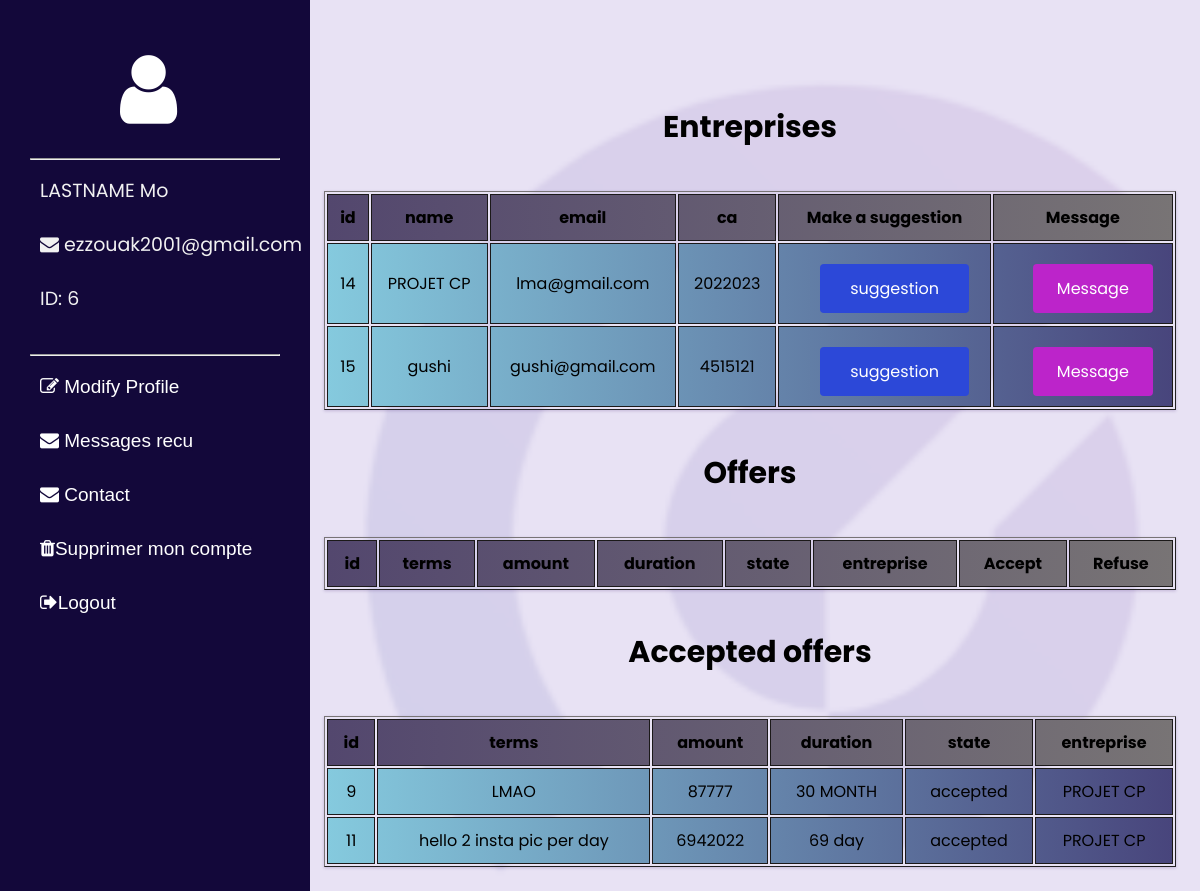
The page /influenceur.php (signed in) on the database its author committed.
### tables this page shows
CREATE TABLE `entreprise` (
  `id` int(11) NOT NULL,
  `Name` varchar(255) NOT NULL,
  `logo` varchar(255) DEFAULT NULL,
  `ca` int(11) DEFAULT NULL,
  `email` char(255) NOT NULL,
  `password` char(255) NOT NULL
);

CREATE TABLE `offer` (
  `id` int(6) UNSIGNED NOT NULL,
  `id_influencer` int(6) NOT NULL,
  `id_entreprise` int(6) NOT NULL,
  `terms` text NOT NULL,
  `amount` tinytext NOT NULL,
  `duration` text NOT NULL,
  `reg_date` timestamp NOT NULL DEFAULT current_timestamp() ON UPDATE current_timestamp(),
  `state` varchar(255) NOT NULL
);

### influenceur.php (the view, shortened to what this page needs)
<?php
    if(!isset($_SESSION['email'])){
       ?>
      <script type="text/javascript">window.location="loogin.php";</script>
<?php
        exit();
}else{
        $email=$_SESSION['email'];
        $name= $_SESSION['firstname'].' ' .$_SESSION['Lastname'];
        $id=$_SESSION['id'];
    }
?>
<!DOCTYPE html>
<html lang="en">
<head>
    <link rel="stylesheet" href="./css/influenceur.css">
    <link rel="stylesheet" href="https://cdnjs.cloudflare.com/ajax/libs/font-awesome/4.7.0/css/font-awesome.min.css">
</head>
<body>
    <nav>
    <span class="icon">
        <i class="fa fa-user"></i>
          </span><hr>
        <ul>
            <li> <?php echo $name; ?></li><br>
            <li><i class="fa fa-envelope"></i>  <?php echo $email; ?> </li><br>
            <li>ID: <?php echo $id; ?> </li>
            <br>
  </ul><hr>
  <ul>
             <li>
                <a href="modifypfinf.php"><i class="fa fa-pencil-square-o"></i> Modify Profile</a>
            </li><br>
            <li>
                <a href="messagerec.php"><i class="fa fa-envelope"></i> Messages recu</a>
            </li><br>
            <li>
            <a href="contact.php"><i class="fa fa-envelope"></i> Contact</a>
            </li><br>
            <li>
                <a href="delete.php"><i class="fa fa-trash"></i>Supprimer mon compte</a>
            </li><br>
            <li>
                <a href="logout.php"><i class="fa fa-sign-out"></i>Logout</a>
        </li><br>
        </ul>
  </nav>
  <main>
    </main>
<div class="main">
<?php
include 'database.php';
$sql = "SELECT * FROM entreprise";
$result = $conn->query($sql);
echo "<h2>Entreprises</h2>";
    echo "<table border='1'>
    <tr>
    <th>id</th>
    <th>name</th>
    <th>email</th>
    <th>ca</th>
    <th>Make a suggestion </th>
    <th>Message</th>
    </tr>";
    while($row = $result->fetch_assoc()) {
        echo "<tr>";
        echo "<td>" . $row['id'] . "</td>";
        echo "<td>" . $row['Name'] . "</td>";
        echo "<td>" . $row['email'] . "</td>";
        echo "<td>" . $row['ca'] . "</td>";
        echo "<td>";
        echo "<form method='post'>";
        echo "<button type='button' class='suggestion-btn'>suggestion</button>";
        echo "</form>";
        echo "</td>";
        echo "<td>";
        echo "<form method='post'>";
        echo "<button type='submit' class='message-btn' name='message'>Message</button>";
        echo "</form>";
        echo "</td>";
        echo "</tr>";
    }
    echo "</table>";
           ?>
<?php
    echo "<h2>Offers</h2>";
    echo "<table border='1'>
    <tr>
    <th>id</th>
    <th>terms</th>
    <th>amount</th>
    <th>duration</th>
    <th>state</th>
    <th>entreprise</th>
    <th>Accept</th>
    <th>Refuse</th>
    </tr>";
    echo "</table>";
           ?>
<?php
    echo "<h2>Accepted offers</h2>";
    $sql = "SELECT offer.id, offer.terms, offer.amount, offer.duration, offer.state, entreprise.name FROM offer INNER JOIN entreprise ON offer.id_entreprise = entreprise.id WHERE offer.id_influencer = $id AND offer.state = 'accepted'";
    $result=mysqli_query($conn, $sql);
    echo "<table border='1'>
    <tr>
    <th>id</th>
    <th>terms</th>
    <th>amount</th>
    <th>duration</th>
    <th>state</th>
    <th>entreprise</th>
    </tr>";
    if($result->num_rows > 0) {
        while($row = $result->fetch_assoc()) {
            echo "<tr>";
            echo "<td>" . $row['id'] . "</td>";
            echo "<td>" . $row['terms'] . "</td>";
            echo "<td>" . $row['amount'] . "</td>";
            echo "<td>" . $row['duration'] . "</td>";
            echo "<td>" . $row['state'] . "</td>";
            echo "<td>" . $row['name'] . "</td>";
            echo "</tr>";
        }
    }
    echo "</table>";
?>
</div>
</body>
</html>

### css/influenceur.css (style rules this page uses)
* { font-family: "poppins",sans-serif; }
body { background-image: url("bacg.png"); background-size: cover; }
nav { height: 100%; width: 310px; position: fixed; z-index: 1; top: 0; left: 0; background-color: #13083a; overflow: hidden; transition: 0.5s; padding-top: 30px; }
nav li a { color: white; background-color: #13083a; text-decoration: none; border-radius: 3px; font-family: Arial, Helvetica, sans-serif; }
.main { transition: margin-left .5s; padding: 16px; margin-left: 300px; }
.main h2 { transition: left .5s; padding: 16px; font-size: 30px; text-align: center; }
hr { margin-left: 30px; margin-right: 30px; }
li { color: #f1f1f1; font-size: 19px; }
.icon { font-size: 80px; margin-left: 120px; margin-bottom: 20px; color: white; }
ul { list-style-type: none; }
table { border-collapse: collapse; width: 100%; box-shadow: 0 1px 3px rgba(47, 5, 103, 0.2); border-collapse: separate; border-color: #787475; margin-top: 20px; }
td, th { border: 1px solid #1b1919; padding: 10px; text-align: center; }
tr:first-child { background: linear-gradient(to right, #53476e, #787475); }
tr:not(:first-child) { background: linear-gradient(to right, #85cade, #48457c); }
.suggestion-btn { background-color: #2c48d8; border: none; border-radius: 4px; color: white; padding: 12px 30px; text-align: center; text-decoration: none; display: inline-block; font-size: 16px; cursor: pointer; margin-left: 20px; margin-top: 10px; }
.message-btn { background-color: #bc24ca; color: white; border: none; padding: 12px 24px; font-size: 16px; border-radius: 4px; cursor: pointer; transition: background-color 0.3s ease; margin-left: 20px; margin-top: 10px; }
main { padding: 20px; }

### rows shown on the page
entreprise: id "14", Name "PROJET CP", email "lma@gmail.com", ca "2022023"
entreprise: id "15", Name "gushi", email "gushi@gmail.com", ca "4515121"
offer: id "9", terms "LMAO", amount "87777", duration "30 MONTH", state "accepted", id_entreprise.Name "PROJET CP"
offer: id "11", terms "hello 2 insta pic per day", amount "6942022", duration "69 day", state "accepted", id_entreprise.Name "PROJET CP"

### other values the page prints
$name "LASTNAME Mo"
$email "ezzouak2001@gmail.com"
$id "6"
